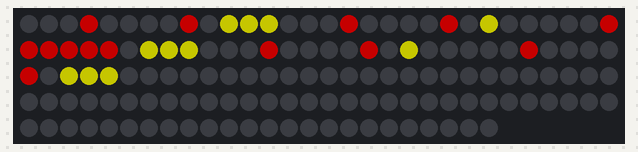
Bench run of a sketch on a simulated Arduino Uno, built with avr-gcc and run on an emulated ATmega328P. Parts: 144 RGB LEDs in strip order, left to right, continuing on the next row. Dim RGB values are drawn brighter than linear.

Above: at 3.88 s.
At 4.91 s:
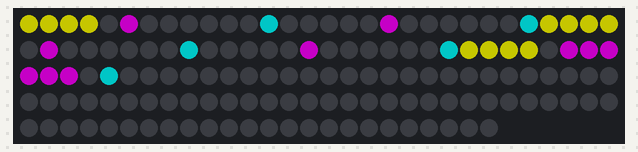
At 5.93 s:
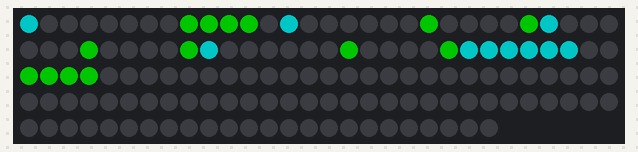
At 7.73 s:
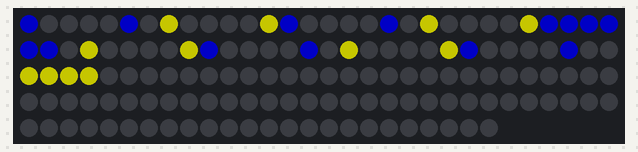
At 9.27 s:
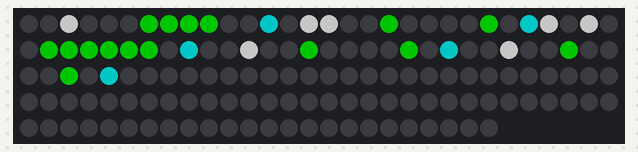
At 10.8 s:
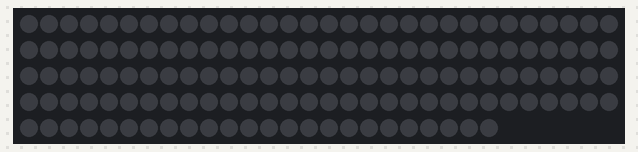

The sketch:

led_test.ino
```cpp
#include <FastLED.h>

FASTLED_USING_NAMESPACE

#if defined(FASTLED_VERSION) && (FASTLED_VERSION < 3001000)
#warning "Requires FastLED 3.1 or later; check github for latest code."
#endif

#define DATA_PIN    3
//#define CLK_PIN   4
#define LED_TYPE    WS2813
#define COLOR_ORDER GRB
#define NUM_LEDS    144
CRGB leds[NUM_LEDS];

#define BRIGHTNESS          96
#define FRAMES_PER_SECOND  120

void setup() {
  delay(3000); // 3 second delay for recovery

  // tell FastLED about the LED strip configuration
  FastLED.addLeds<LED_TYPE,DATA_PIN,COLOR_ORDER>(leds, NUM_LEDS).setCorrection(TypicalLEDStrip);

  // set master brightness control
  FastLED.setBrightness(BRIGHTNESS);
}

uint8_t gHue = 0; // rotating "base color" used by many of the patterns
int offset = 13;
int column = 13;

void loop()
{
  for (int i = 0; i < NUM_LEDS; i++) {
    leds[i] = CRGB::Black;
  }
  displayLetter('h', offset, 255, 0, 0);
  displayLetter('e', offset + 7, 255, 255, 0);
  displayLetter('l', offset + 14, 255, 0, 255);
  displayLetter('l', offset + 21, 0, 255, 255);
  displayLetter('o', offset + 28, 0, 255, 0);

  displayLetter('h', offset + 42, 0, 0, 255);
  displayLetter('u', offset + 49, 255, 255, 0);
  displayLetter('m', offset + 56, 255, 255, 255);
  displayLetter('a', offset + 65, 0, 255, 0);
  displayLetter('n', offset + 72, 0, 255, 255);

  // send the 'leds' array out to the actual LED strip
  FastLED.show();
  // insert a delay to keep the framerate modest
  FastLED.delay(1000/FRAMES_PER_SECOND);

  // do some periodic updates
  EVERY_N_MILLISECONDS( 1 ) { gHue += 3; }
  EVERY_N_MILLISECONDS( 75 ) {
    if (offset < -90) {
      offset = 14;
    }
    offset -= 1;
  }
}

void displayLetter(char letter, int offset, int r, int g, int b) {
  switch(letter) {
    case 'a':
      pixel(offset + 1, 0, r, g, b);
      pixel(offset + 2, 0, r, g, b);
      pixel(offset + 3, 0, r, g, b);
      pixel(offset + 4, 0, r, g, b);
      pixel(offset + 0, 1, r, g, b);
      pixel(offset + 0, 2, r, g, b);
      pixel(offset + 1, 2, r, g, b);
      pixel(offset + 2, 2, r, g, b);
      pixel(offset + 3, 2, r, g, b);
      pixel(offset + 4, 2, r, g, b);
      pixel(offset + 0, 3, r, g, b);
      pixel(offset + 0, 4, r, g, b);
      pixel(offset + 5, 1, r, g, b);
      pixel(offset + 5, 2, r, g, b);
      pixel(offset + 5, 3, r, g, b);
      pixel(offset + 5, 4, r, g, b);
      break;
    case 'e':
      pixel(offset + 0, 0, r, g, b);
      pixel(offset + 1, 0, r, g, b);
      pixel(offset + 2, 0, r, g, b);
      pixel(offset + 3, 0, r, g, b);
      pixel(offset + 4, 0, r, g, b);
      pixel(offset + 5, 0, r, g, b);
      pixel(offset + 0, 1, r, g, b);
      pixel(offset + 0, 2, r, g, b);
      pixel(offset + 1, 2, r, g, b);
      pixel(offset + 2, 2, r, g, b);
      pixel(offset + 3, 2, r, g, b);
      pixel(offset + 4, 2, r, g, b);
      pixel(offset + 5, 2, r, g, b);
      pixel(offset + 0, 3, r, g, b);
      pixel(offset + 0, 4, r, g, b);
      pixel(offset + 1, 4, r, g, b);
      pixel(offset + 2, 4, r, g, b);
      pixel(offset + 3, 4, r, g, b);
      pixel(offset + 4, 4, r, g, b);
      pixel(offset + 5, 4, r, g, b);
      break;
    case 'd':
      pixel(offset + 1, 0, r, g, b);
      pixel(offset + 2, 0, r, g, b);
      pixel(offset + 3, 0, r, g, b);
      pixel(offset + 4, 0, r, g, b);
      pixel(offset + 0, 0, r, g, b);
      pixel(offset + 0, 1, r, g, b);
      pixel(offset + 0, 2, r, g, b);
      pixel(offset + 0, 3, r, g, b);
      pixel(offset + 0, 4, r, g, b);
      pixel(offset + 1, 4, r, g, b);
      pixel(offset + 2, 4, r, g, b);
      pixel(offset + 3, 4, r, g, b);
      pixel(offset + 4, 4, r, g, b);
      pixel(offset + 5, 1, r, g, b);
      pixel(offset + 5, 2, r, g, b);
      pixel(offset + 5, 3, r, g, b);
      break;
    case 'h':
      pixel(offset + 0, 0, r, g, b);
      pixel(offset + 0, 1, r, g, b);
      pixel(offset + 0, 2, r, g, b);
      pixel(offset + 1, 2, r, g, b);
      pixel(offset + 2, 2, r, g, b);
      pixel(offset + 3, 2, r, g, b);
      pixel(offset + 4, 2, r, g, b);
      pixel(offset + 5, 2, r, g, b);
      pixel(offset + 0, 3, r, g, b);
      pixel(offset + 0, 4, r, g, b);
      pixel(offset + 5, 0, r, g, b);
      pixel(offset + 5, 1, r, g, b);
      pixel(offset + 5, 2, r, g, b);
      pixel(offset + 5, 3, r, g, b);
      pixel(offset + 5, 4, r, g, b);
      break;
    case 'l':
      pixel(offset + 0, 0, r, g, b);
      pixel(offset + 0, 1, r, g, b);
      pixel(offset + 0, 2, r, g, b);
      pixel(offset + 0, 3, r, g, b);
      pixel(offset + 0, 4, r, g, b);
      pixel(offset + 1, 4, r, g, b);
      pixel(offset + 2, 4, r, g, b);
      pixel(offset + 3, 4, r, g, b);
      pixel(offset + 4, 4, r, g, b);
      pixel(offset + 5, 4, r, g, b);
      break;
    case 'n':
      pixel(offset + 0, 0, r, g, b);
      pixel(offset + 0, 1, r, g, b);
      pixel(offset + 0, 2, r, g, b);
      pixel(offset + 0, 3, r, g, b);
      pixel(offset + 0, 4, r, g, b);
      pixel(offset + 1, 1, r, g, b);
      pixel(offset + 2, 2, r, g, b);
      pixel(offset + 3, 3, r, g, b);
      pixel(offset + 4, 0, r, g, b);
      pixel(offset + 4, 1, r, g, b);
      pixel(offset + 4, 2, r, g, b);
      pixel(offset + 4, 3, r, g, b);
      pixel(offset + 4, 4, r, g, b);
      break;
    case 'm':
      pixel(offset + 0, 0, r, g, b);
      pixel(offset + 0, 1, r, g, b);
      pixel(offset + 0, 2, r, g, b);
      pixel(offset + 0, 3, r, g, b);
      pixel(offset + 0, 4, r, g, b);
      pixel(offset + 1, 1, r, g, b);
      pixel(offset + 2, 2, r, g, b);
      pixel(offset + 3, 3, r, g, b);
      pixel(offset + 4, 2, r, g, b);
      pixel(offset + 5, 1, r, g, b);
      pixel(offset + 6, 0, r, g, b);
      pixel(offset + 6, 0, r, g, b);
      pixel(offset + 6, 1, r, g, b);
      pixel(offset + 6, 2, r, g, b);
      pixel(offset + 6, 3, r, g, b);
      pixel(offset + 6, 4, r, g, b);
      break;
    case 'o':
      pixel(offset + 1, 0, r, g, b);
      pixel(offset + 2, 0, r, g, b);
      pixel(offset + 3, 0, r, g, b);
      pixel(offset + 4, 0, r, g, b);
      pixel(offset + 0, 1, r, g, b);
      pixel(offset + 0, 2, r, g, b);
      pixel(offset + 0, 3, r, g, b);
      pixel(offset + 1, 4, r, g, b);
      pixel(offset + 2, 4, r, g, b);
      pixel(offset + 3, 4, r, g, b);
      pixel(offset + 4, 4, r, g, b);
      pixel(offset + 5, 1, r, g, b);
      pixel(offset + 5, 2, r, g, b);
      pixel(offset + 5, 3, r, g, b);
      break;
    case 's':
      pixel(offset + 0, 0, r, g, b);
      pixel(offset + 1, 0, r, g, b);
      pixel(offset + 2, 0, r, g, b);
      pixel(offset + 3, 0, r, g, b);
      pixel(offset + 4, 0, r, g, b);
      pixel(offset + 5, 0, r, g, b);
      pixel(offset + 0, 1, r, g, b);
      pixel(offset + 0, 2, r, g, b);
      pixel(offset + 1, 2, r, g, b);
      pixel(offset + 2, 2, r, g, b);
      pixel(offset + 3, 2, r, g, b);
      pixel(offset + 4, 2, r, g, b);
      pixel(offset + 5, 2, r, g, b);
      pixel(offset + 5, 3, r, g, b);
      pixel(offset + 0, 4, r, g, b);
      pixel(offset + 1, 4, r, g, b);
      pixel(offset + 2, 4, r, g, b);
      pixel(offset + 3, 4, r, g, b);
      pixel(offset + 4, 4, r, g, b);
      pixel(offset + 5, 4, r, g, b);
      break;
    case 'u':
      pixel(offset + 0, 0, r, g, b);
      pixel(offset + 0, 1, r, g, b);
      pixel(offset + 0, 2, r, g, b);
      pixel(offset + 0, 3, r, g, b);
      pixel(offset + 1, 4, r, g, b);
      pixel(offset + 2, 4, r, g, b);
      pixel(offset + 3, 4, r, g, b);
      pixel(offset + 4, 4, r, g, b);
      pixel(offset + 5, 0, r, g, b);
      pixel(offset + 5, 1, r, g, b);
      pixel(offset + 5, 2, r, g, b);
      pixel(offset + 5, 3, r, g, b);
      break;
    default:
      break;
  }
}

void pixel(int x, int y, int r, int g, int b) {
  if (x < 13 && x >= 0) {
    leds[x + y * column] = CRGB(r, g, b);
  }
}

#define ARRAY_SIZE(A) (sizeof(A) / sizeof((A)[0]))

void rainbow()
{
  // FastLED's built-in rainbow generator
  fill_rainbow( leds, NUM_LEDS, gHue, 1);
}
```

Measured:
- by itself, everything shown: repeats every 9.0 s, in 90 steps
